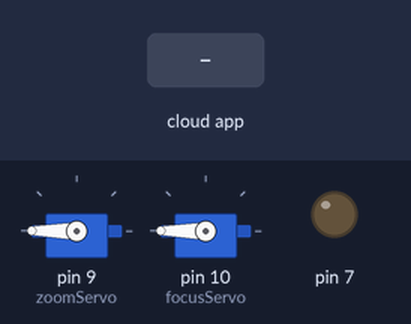
Recording of a sketch running on a simulated Arduino Uno, built with avr-gcc and run on an emulated ATmega328P. On the bench: 2 × servo, output pins drawn as LEDs (lit = HIGH). The test bench sets the inputs (shaded band). The ROS host is connected and sends only what is stated.

Above: at 1.8 s.
1.9 s: the phone or cloud app sets zoomS to 0
At 2.9 s:
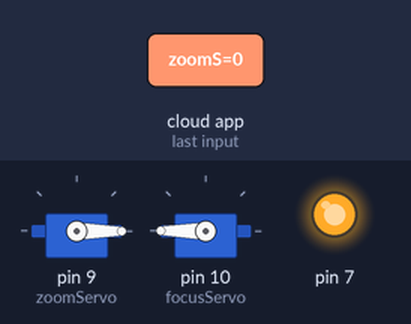
3.5 s: the phone or cloud app sets focusS to 0
At 4.5 s:
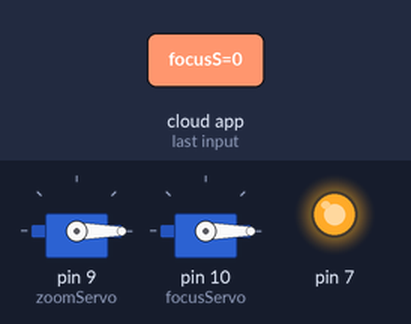
5.5 s: the phone or cloud app sets zoomS to 45
At 7.2 s:
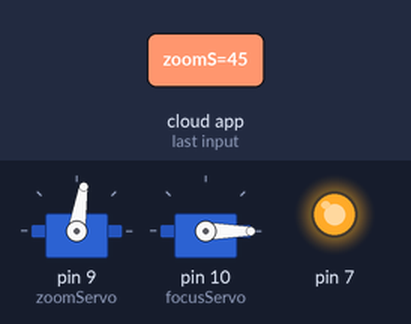
7.5 s: the phone or cloud app sets focusS to 45
At 8.9 s:
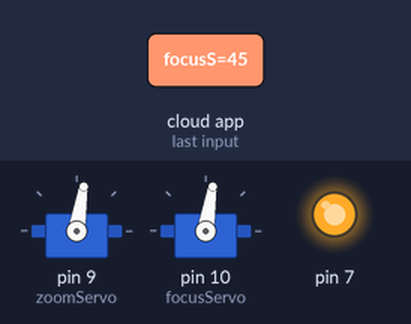
9.5 s: the phone or cloud app sets zoomS to 90
At 10.5 s:
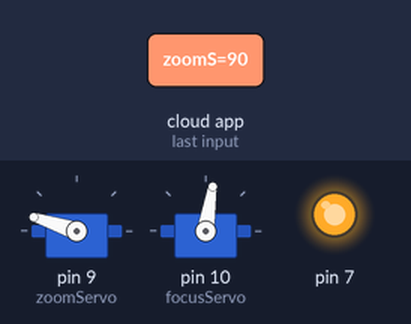
11.5 s: the phone or cloud app sets focusS to 90
At 13.3 s:
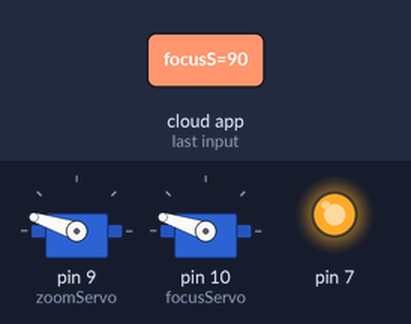
Timing chart, 0 to 14.5 s (numbered marks = the images above; inputs shaded):
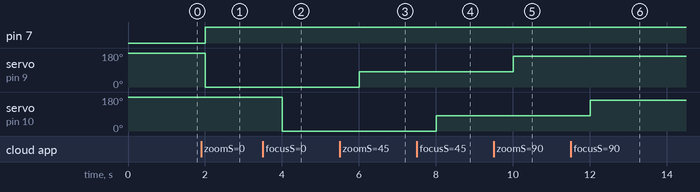

The sketch:

servoControl.ino
```cpp
#include <Servo.h>
#include <ros.h>
#include <std_msgs/String.h>
#include <std_msgs/Int64.h>

// Definir COnstantes

int angleMax = 180; //maximum angle of the servos
int angleMin = 0; //minimum angle of the servos

// Variables
int angleToPass = 0;


char hello[13] = "Alive!";
char recieved[13] = "recieved!";
char focus[13] = "Focus!";
char wrong[13] = "Wrong!";

Servo zoomServo;
Servo focusServo;


ros::NodeHandle  nh;

std_msgs::String str_msg;

ros::Publisher chatter("chatter", &str_msg);

void messageCb( const std_msgs::Int64& toggle_msg){
  digitalWrite(7,HIGH);
  angleToPass = map(toggle_msg.data,0,100,0,180);
  recieved[11] = angleToPass+'0';
  str_msg.data = recieved;
  chatter.publish( &str_msg );
  zoomServo.write(angleToPass);

}

ros::Subscriber<std_msgs::Int64> sub1("zoomS", messageCb );

void focusCb( const std_msgs::Int64& focus_msg){
  digitalWrite(7,HIGH);
  angleToPass = map(focus_msg.data,0,100,0,180);
  recieved[11] = angleToPass+'0';
  str_msg.data = recieved;
  chatter.publish( &str_msg );
  focusServo.write(angleToPass);

}

ros::Subscriber<std_msgs::Int64> sub2("focusS", focusCb );


void setup()
{
  pinMode(7, OUTPUT);
  nh.initNode();
  nh.advertise(chatter);
  nh.subscribe(sub1);
  nh.subscribe(sub2);
  zoomServo.attach(9);
  focusServo.attach(10);
  zoomServo.write(180);
  focusServo.write(180);
}

void loop()
{
  str_msg.data = hello;
  chatter.publish( &str_msg );

  nh.spinOnce();

  delay(1000);

}
```

Measured:
- after the input at 1.9 s, pin 7: LOW → HIGH after 0.11 s; servo on pin 9 (zoomServo): 180° → 0° after 0.11 s
- after the input at 3.5 s, servo on pin 10 (focusServo): 180° → 0° after 0.51 s
- after the input at 5.5 s, servo on pin 9 (zoomServo): 0° → 81° after 0.51 s
- after the input at 7.5 s, servo on pin 10 (focusServo): 0° → 81° after 0.51 s
- after the input at 9.5 s, servo on pin 9 (zoomServo): 81° → 162° after 0.52 s
- after the input at 11.5 s, servo on pin 10 (focusServo): 81° → 162° after 0.52 s
